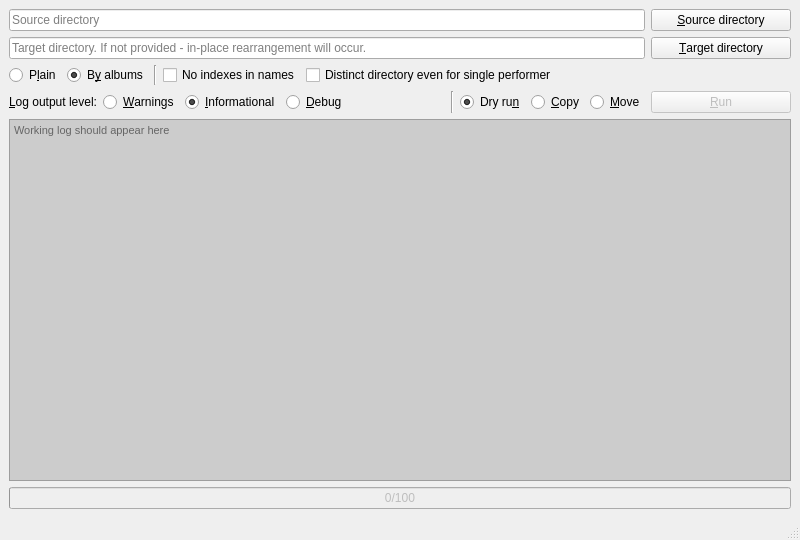
<?xml version="1.0" encoding="UTF-8"?>
<ui version="4.0">
 <class>MainWindow</class>
 <widget class="QMainWindow" name="MainWindow">
  <property name="geometry">
   <rect>
    <x>0</x>
    <y>0</y>
    <width>800</width>
    <height>540</height>
   </rect>
  </property>
  <property name="sizePolicy">
   <sizepolicy hsizetype="Preferred" vsizetype="Preferred">
    <horstretch>0</horstretch>
    <verstretch>0</verstretch>
   </sizepolicy>
  </property>
  <property name="minimumSize">
   <size>
    <width>800</width>
    <height>540</height>
   </size>
  </property>
  <property name="windowTitle">
   <string>YAMO (Yet Another Multimedia Organizer)</string>
  </property>
  <property name="windowIcon">
   <iconset>
    <normaloff>ui_resources/icons/audio-x-generic.svg</normaloff>ui_resources/icons/audio-x-generic.svg</iconset>
  </property>
  <widget class="QWidget" name="centralwidget">
   <property name="sizePolicy">
    <sizepolicy hsizetype="Expanding" vsizetype="Expanding">
     <horstretch>0</horstretch>
     <verstretch>0</verstretch>
    </sizepolicy>
   </property>
   <layout class="QVBoxLayout" name="verticalLayout_2">
    <item>
     <layout class="QHBoxLayout" name="sourceDirSelectionBlock" stretch="0,0">
      <item>
       <widget class="QLineEdit" name="sourceDirectoryInput">
        <property name="placeholderText">
         <string>Source directory</string>
        </property>
       </widget>
      </item>
      <item>
       <widget class="QPushButton" name="sourceDirSelectBtn">
        <property name="minimumSize">
         <size>
          <width>140</width>
          <height>0</height>
         </size>
        </property>
        <property name="text">
         <string>&amp;Source directory</string>
        </property>
        <property name="icon">
         <iconset>
          <normaloff>ui_resources/icons/document-open.svg</normaloff>ui_resources/icons/document-open.svg</iconset>
        </property>
       </widget>
      </item>
     </layout>
    </item>
    <item>
     <layout class="QHBoxLayout" name="targetDirSelectionBlock">
      <item>
       <widget class="QLineEdit" name="targetDirectoryInput">
        <property name="placeholderText">
         <string>Target directory. If not provided - in-place rearrangement will occur.</string>
        </property>
       </widget>
      </item>
      <item>
       <widget class="QPushButton" name="targetDirSelectBtn">
        <property name="minimumSize">
         <size>
          <width>140</width>
          <height>0</height>
         </size>
        </property>
        <property name="text">
         <string>&amp;Target directory</string>
        </property>
        <property name="icon">
         <iconset>
          <normaloff>ui_resources/icons/document-open.svg</normaloff>ui_resources/icons/document-open.svg</iconset>
        </property>
       </widget>
      </item>
     </layout>
    </item>
    <item>
     <layout class="QHBoxLayout" name="selectablesBlock">
      <item>
       <widget class="QRadioButton" name="layoutPlainRbtn">
        <property name="autoFillBackground">
         <bool>false</bool>
        </property>
        <property name="text">
         <string>P&amp;lain</string>
        </property>
        <property name="checked">
         <bool>false</bool>
        </property>
        <attribute name="buttonGroup">
         <string notr="true">filesLayoutRbtnGroup</string>
        </attribute>
       </widget>
      </item>
      <item>
       <widget class="QRadioButton" name="layoutAlbumsRbtn">
        <property name="autoFillBackground">
         <bool>false</bool>
        </property>
        <property name="text">
         <string>B&amp;y albums</string>
        </property>
        <property name="checked">
         <bool>true</bool>
        </property>
        <attribute name="buttonGroup">
         <string notr="true">filesLayoutRbtnGroup</string>
        </attribute>
       </widget>
      </item>
      <item>
       <widget class="Line" name="selectablesSep">
        <property name="orientation">
         <enum>Qt::Vertical</enum>
        </property>
       </widget>
      </item>
      <item>
       <widget class="QCheckBox" name="noIndexesChkBtn">
        <property name="text">
         <string>No indexes in names</string>
        </property>
       </widget>
      </item>
      <item>
       <widget class="QCheckBox" name="forcePerformerDirChkBtn">
        <property name="text">
         <string>Distinct directory even for single performer</string>
        </property>
       </widget>
      </item>
      <item>
       <spacer name="horizontalSpacer">
        <property name="orientation">
         <enum>Qt::Horizontal</enum>
        </property>
        <property name="sizeHint" stdset="0">
         <size>
          <width>0</width>
          <height>0</height>
         </size>
        </property>
       </spacer>
      </item>
     </layout>
    </item>
    <item>
     <layout class="QHBoxLayout" name="horizontalLayout_2">
      <item>
       <widget class="QLabel" name="label">
        <property name="text">
         <string>&amp;Log output level:</string>
        </property>
        <property name="buddy">
         <cstring>warningRbtn</cstring>
        </property>
       </widget>
      </item>
      <item>
       <widget class="QRadioButton" name="warningRbtn">
        <property name="text">
         <string>&amp;Warnings</string>
        </property>
        <property name="checked">
         <bool>false</bool>
        </property>
        <attribute name="buttonGroup">
         <string notr="true">loggingLevelRbtnGroup</string>
        </attribute>
       </widget>
      </item>
      <item>
       <widget class="QRadioButton" name="infoRbtn">
        <property name="text">
         <string>&amp;Informational</string>
        </property>
        <property name="checked">
         <bool>true</bool>
        </property>
        <attribute name="buttonGroup">
         <string notr="true">loggingLevelRbtnGroup</string>
        </attribute>
       </widget>
      </item>
      <item>
       <widget class="QRadioButton" name="debugRbtn">
        <property name="text">
         <string>&amp;Debug</string>
        </property>
        <attribute name="buttonGroup">
         <string notr="true">loggingLevelRbtnGroup</string>
        </attribute>
       </widget>
      </item>
      <item>
       <spacer name="horizontalSpacer_3">
        <property name="orientation">
         <enum>Qt::Horizontal</enum>
        </property>
        <property name="sizeHint" stdset="0">
         <size>
          <width>40</width>
          <height>20</height>
         </size>
        </property>
       </spacer>
      </item>
      <item>
       <widget class="Line" name="line">
        <property name="orientation">
         <enum>Qt::Vertical</enum>
        </property>
       </widget>
      </item>
      <item>
       <widget class="QRadioButton" name="noopRbtn">
        <property name="text">
         <string>Dry ru&amp;n</string>
        </property>
        <property name="checked">
         <bool>true</bool>
        </property>
        <attribute name="buttonGroup">
         <string notr="true">operationModeRbtnGroup</string>
        </attribute>
       </widget>
      </item>
      <item>
       <widget class="QRadioButton" name="copyRbtn">
        <property name="text">
         <string>&amp;Copy</string>
        </property>
        <attribute name="buttonGroup">
         <string notr="true">operationModeRbtnGroup</string>
        </attribute>
       </widget>
      </item>
      <item>
       <widget class="QRadioButton" name="moveRbtn">
        <property name="text">
         <string>&amp;Move</string>
        </property>
        <attribute name="buttonGroup">
         <string notr="true">operationModeRbtnGroup</string>
        </attribute>
       </widget>
      </item>
      <item>
       <widget class="QPushButton" name="commenceBtn">
        <property name="enabled">
         <bool>false</bool>
        </property>
        <property name="minimumSize">
         <size>
          <width>140</width>
          <height>0</height>
         </size>
        </property>
        <property name="text">
         <string>&amp;Run</string>
        </property>
        <property name="icon">
         <iconset>
          <normaloff>ui_resources/icons/system-run-symbolic.symbolic.png</normaloff>ui_resources/icons/system-run-symbolic.symbolic.png</iconset>
        </property>
       </widget>
      </item>
     </layout>
    </item>
    <item>
     <widget class="QPlainTextEdit" name="loggingOutputField">
      <property name="font">
       <font>
        <pointsize>8</pointsize>
        <weight>50</weight>
        <italic>false</italic>
        <bold>false</bold>
       </font>
      </property>
      <property name="acceptDrops">
       <bool>false</bool>
      </property>
      <property name="autoFillBackground">
       <bool>false</bool>
      </property>
      <property name="styleSheet">
       <string notr="true">background-color:rgb(204, 204, 204)</string>
      </property>
      <property name="horizontalScrollBarPolicy">
       <enum>Qt::ScrollBarAlwaysOff</enum>
      </property>
      <property name="sizeAdjustPolicy">
       <enum>QAbstractScrollArea::AdjustIgnored</enum>
      </property>
      <property name="undoRedoEnabled">
       <bool>false</bool>
      </property>
      <property name="readOnly">
       <bool>true</bool>
      </property>
      <property name="centerOnScroll">
       <bool>false</bool>
      </property>
      <property name="placeholderText">
       <string>Working log should appear here</string>
      </property>
     </widget>
    </item>
    <item>
     <widget class="QProgressBar" name="progressBar">
      <property name="enabled">
       <bool>false</bool>
      </property>
      <property name="value">
       <number>0</number>
      </property>
      <property name="textVisible">
       <bool>true</bool>
      </property>
      <property name="invertedAppearance">
       <bool>false</bool>
      </property>
      <property name="format">
       <string>%v/%m</string>
      </property>
     </widget>
    </item>
   </layout>
  </widget>
  <widget class="QStatusBar" name="statusbar"/>
 </widget>
 <tabstops>
  <tabstop>sourceDirectoryInput</tabstop>
  <tabstop>sourceDirSelectBtn</tabstop>
 </tabstops>
 <resources/>
 <connections/>
 <buttongroups>
  <buttongroup name="loggingLevelRbtnGroup"/>
  <buttongroup name="filesLayoutRbtnGroup"/>
  <buttongroup name="operationModeRbtnGroup"/>
 </buttongroups>
</ui>
